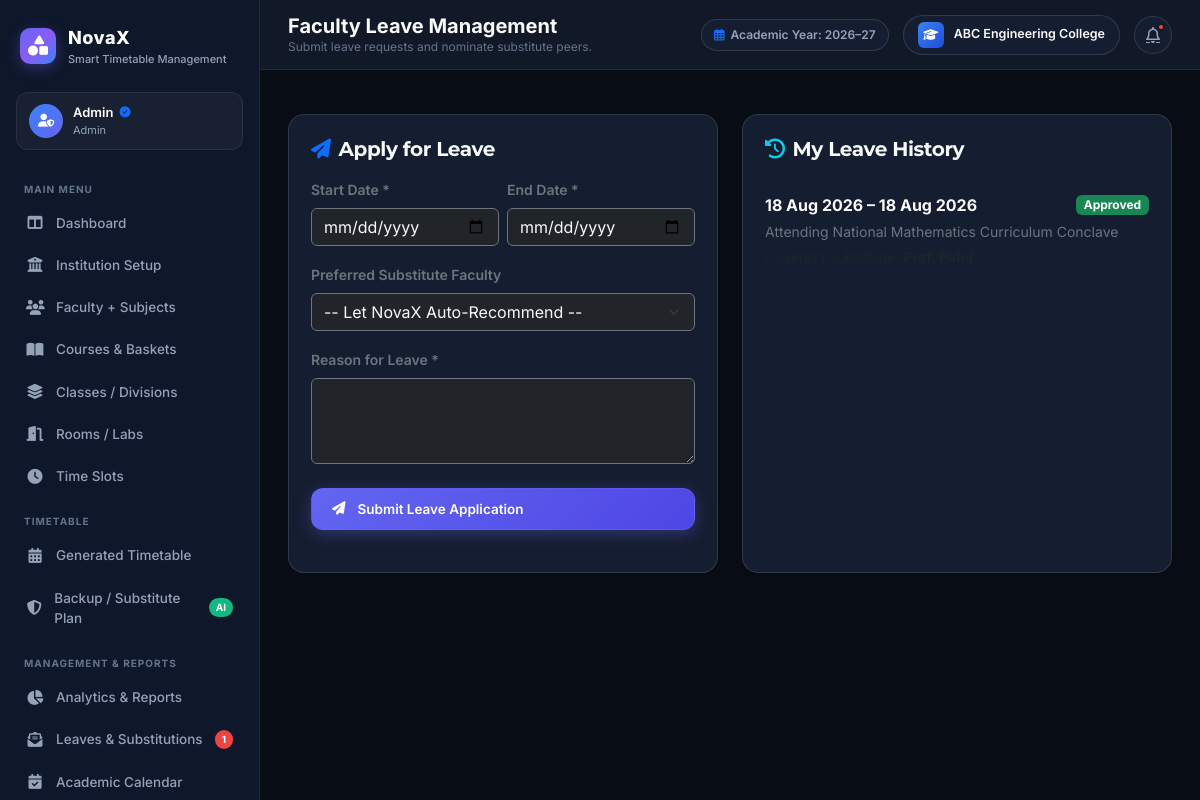
Page /teacher/apply-leave (signed in) on the committed database.
### models.py (models this page shows, shortened)
class BaseModel(db.Model):
    __abstract__ = True

class User(UserMixin, BaseModel):
    __tablename__ = 'users'
    id = db.Column(db.Integer, primary_key=True)
    username = db.Column(db.String(80), unique=True, nullable=False)
    email = db.Column(db.String(120), unique=True, nullable=False)
    password_hash = db.Column(db.String(255), nullable=False)
    role = db.Column(db.String(20), nullable=False, default='student')  # 'admin', 'teacher', 'student'
    avatar_url = db.Column(db.String(255), nullable=True)
    created_at = db.Column(db.DateTime, default=datetime.utcnow)
    faculty_profile = db.relationship('Faculty', backref='user', uselist=False, cascade='all, delete-orphan')
    calendar_notes = db.relationship('AcademicCalendarNote', backref='author', lazy='dynamic')

class InstitutionSettings(BaseModel):
    __tablename__ = 'institution_settings'
    id = db.Column(db.Integer, primary_key=True)
    name = db.Column(db.String(150), default='ABC Engineering College')
    subtitle = db.Column(db.String(150), default='Pune, Maharashtra')
    logo_path = db.Column(db.String(255), default='logo.png')
    address = db.Column(db.String(255), default='Sector 10, Knowledge Park, Pune, Maharashtra 411001')
    contact_email = db.Column(db.String(120), default='contact@abc.edu')
    academic_year = db.Column(db.String(40), default='Academic Year: 2026–27')
    semester_type = db.Column(db.String(40), default='Odd Semester')
    quality_score = db.Column(db.Integer, default=92)
    constraints_satisfaction = db.Column(db.Integer, default=96)
    last_generated_at = db.Column(db.DateTime, default=datetime.utcnow)
    updated_at = db.Column(db.DateTime, default=datetime.utcnow, onupdate=datetime.utcnow)
    @classmethod
    def get_settings(cls):
        settings = cls.query.first()
        return settings

class LeaveRequest(BaseModel):
    __tablename__ = 'leave_requests'
    id = db.Column(db.Integer, primary_key=True)
    faculty_id = db.Column(db.Integer, db.ForeignKey('faculty.id', ondelete='CASCADE'), nullable=False)
    start_date = db.Column(db.Date, nullable=False)
    end_date = db.Column(db.Date, nullable=False)
    reason = db.Column(db.Text, nullable=False)
    substitute_faculty_id = db.Column(db.Integer, db.ForeignKey('faculty.id', ondelete='SET NULL'), nullable=True)
    status = db.Column(db.String(30), default='pending')  # 'pending', 'approved', 'rejected'
    admin_remark = db.Column(db.Text, nullable=True)
    affected_classes_count = db.Column(db.Integer, default=0)
    created_at = db.Column(db.DateTime, default=datetime.utcnow)

### routes/teacher.py (the view, shortened to what this page needs)
@teacher_bp.route('/apply-leave', methods=['GET', 'POST'])
def apply_leave():
    faculty = get_current_faculty()
    other_faculty = Faculty.query.filter(Faculty.id != faculty.id).all() if faculty else []
    my_leaves = LeaveRequest.query.filter_by(faculty_id=faculty.id).order_by(LeaveRequest.created_at.desc()).all() if faculty else []
    return render_template('teacher/apply_leave.html', faculty=faculty, other_faculty=other_faculty, my_leaves=my_leaves)

### routes/auth.py (called while the page is built, shortened)
def role_required(*roles):
    def decorator(f):
        @wraps(f)
        def decorated_function(*args, **kwargs):
            if not current_user.is_authenticated:
                return redirect(url_for('auth.login', next=request.url))
            return f(*args, **kwargs)
        return decorated_function
    return decorator

### routes/teacher.py (called while the page is built)
@teacher_bp.before_request
@login_required
@role_required('teacher', 'admin')
def teacher_before_request():
    pass

def get_current_faculty():
    if current_user.role == 'teacher' and current_user.faculty_profile:
        return current_user.faculty_profile
    return Faculty.query.first()

### templates/teacher/apply_leave.html (shortened to what this page needs)
{% extends "base.html" %}
{% block page_title %}Faculty Leave Management{% endblock %}
{% block page_subtitle %}Submit leave requests and nominate substitute peers.{% endblock %}
{% block content %}
<div class="fade-in">
    <div class="row g-4">
        <div class="col-lg-6">
            <div class="section-box h-100">
                <h5 class="fw-bold text-main mb-3"><i class="fa-solid fa-paper-plane text-primary me-2"></i>Apply for Leave</h5>
                <form method="POST" action="{{ url_for('teacher.apply_leave') }}">
                    <div class="row g-2 mb-3">
                        <div class="col-md-6">
                            <label class="form-label small fw-semibold text-secondary">Start Date *</label>
                            <input type="date" name="start_date" class="form-control bg-dark border-secondary text-light" required>
                        </div>
                        <div class="col-md-6">
                            <label class="form-label small fw-semibold text-secondary">End Date *</label>
                            <input type="date" name="end_date" class="form-control bg-dark border-secondary text-light" required>
                        </div>
                    </div>
                    <div class="mb-3">
                        <label class="form-label small fw-semibold text-secondary">Preferred Substitute Faculty</label>
                        <select name="substitute_faculty_id" class="form-select bg-dark border-secondary text-light">
                            <option value="">-- Let NovaX Auto-Recommend --</option>
                        </select>
                    </div>
                    <div class="mb-4">
                        <label class="form-label small fw-semibold text-secondary">Reason for Leave *</label>
                        <textarea name="reason" rows="3" class="form-control bg-dark border-secondary text-light" placeholder="Academic conference / medical / personal..." required></textarea>
                    </div>
                    <button type="submit" class="btn btn-primary-glow w-100">
                        <i class="fa-solid fa-paper-plane me-1"></i> Submit Leave Application
                    </button>
                </form>
            </div>
        </div>
        <div class="col-lg-6">
            <div class="section-box h-100">
                <h5 class="fw-bold text-main mb-3"><i class="fa-solid fa-clock-rotate-left text-info me-2"></i>My Leave History</h5>
                {% if my_leaves %}
                <div class="list-group list-group-flush">
                    {% for lv in my_leaves %}
                    <div class="list-group-item bg-transparent text-light border-secondary border-opacity-25 px-0 py-3">
                        <div class="d-flex justify-content-between align-items-center mb-1">
                            <span class="fw-bold">{{ lv.start_date|date_format }} – {{ lv.end_date|date_format }}</span>
                            {% if lv.status == 'approved' %}
                                <span class="badge bg-success">Approved</span>
                            {% elif lv.status == 'rejected' %}
                                <span class="badge bg-danger">Rejected</span>
                            {% else %}
                                <span class="badge bg-warning text-dark">Pending Admin Approval</span>
                            {% endif %}
                        </div>
                        <div class="small text-secondary mb-1">{{ lv.reason }}</div>
                        {% if lv.substitute_faculty %}
                            <div class="small text-muted">Covering Substitute: <strong>{{ lv.substitute_faculty.name }}</strong></div>
                        {% endif %}
                    </div>
                    {% endfor %}
                </div>
                {% else %}
                <div class="text-center text-muted p-4">
                    <i class="fa-solid fa-calendar-check text-success fs-3 mb-2 d-block"></i>
                    No leave requests found.
                </div>
                {% endif %}
            </div>
        </div>
    </div>
</div>
{% endblock %}

### templates/base.html (shortened to what this page needs)
<!DOCTYPE html>
<html lang="en" data-theme="dark">
<head>
    <link href="https://cdn.jsdelivr.net/npm/bootstrap@5.3.2/dist/css/bootstrap.min.css" rel="stylesheet">
    <link href="https://cdnjs.cloudflare.com/ajax/libs/font-awesome/6.4.2/css/all.min.css" rel="stylesheet">
    <link href="https://cdn.jsdelivr.net/npm/fullcalendar@6.1.8/index.global.min.css" rel="stylesheet">
    <link href="https://unpkg.com/aos@2.3.1/dist/aos.css" rel="stylesheet">
    <link rel="stylesheet" href="{{ url_for('static', filename='css/style.css') }}">
    <link rel="stylesheet" href="{{ url_for('static', filename='css/animations.css') }}">
</head>
<body>
    <div class="app-wrapper">
        {% if current_user.is_authenticated and request.endpoint != 'auth.login' %}
        <aside class="app-sidebar">
            <div class="sidebar-header">
                <div class="sidebar-logo">
                    <i class="fa-solid fa-shapes"></i>
                </div>
                <div>
                    <div class="sidebar-title">NovaX</div>
                    <div class="sidebar-subtitle">Smart Timetable Management</div>
                </div>
            </div>
            <div class="sidebar-user-chip">
                <div class="user-avatar-badge">
                    {% if current_user.role == 'admin' %}
                        <i class="fa-solid fa-user-shield"></i>
                    {% elif current_user.role == 'teacher' %}
                        <i class="fa-solid fa-chalkboard-user"></i>
                    {% else %}
                        <i class="fa-solid fa-graduation-cap"></i>
                    {% endif %}
                </div>
                <div class="user-info">
                    <div class="user-info-name">
                        {{ current_user.username }}
                        {% if current_user.role == 'admin' %}
                            <i class="fa-solid fa-circle-check text-primary" style="font-size: 11px;"></i>
                        {% endif %}
                    </div>
                    <div class="user-info-role">{{ current_user.role.capitalize() }}</div>
                </div>
            </div>
            <nav class="sidebar-nav">
                {% if current_user.role == 'admin' %}
                    <div class="nav-section-title">Main Menu</div>
                    <a href="{{ url_for('admin.dashboard') }}" class="nav-link-item {% if request.endpoint == 'admin.dashboard' %}active{% endif %}">
                        <i class="fa-solid fa-table-columns"></i>
                        <span>Dashboard</span>
                    </a>
                    <a href="{{ url_for('admin.settings') }}" class="nav-link-item {% if request.endpoint == 'admin.settings' %}active{% endif %}">
                        <i class="fa-solid fa-building-columns"></i>
                        <span>Institution Setup</span>
                    </a>
                    <a href="{{ url_for('admin.faculty') }}" class="nav-link-item {% if request.endpoint == 'admin.faculty' %}active{% endif %}">
                        <i class="fa-solid fa-users"></i>
                        <span>Faculty + Subjects</span>
                    </a>
                    <a href="{{ url_for('admin.courses') }}" class="nav-link-item {% if request.endpoint == 'admin.courses' %}active{% endif %}">
                        <i class="fa-solid fa-book-open"></i>
                        <span>Courses & Baskets</span>
                    </a>
                    <a href="{{ url_for('admin.sections') }}" class="nav-link-item {% if request.endpoint == 'admin.sections' %}active{% endif %}">
                        <i class="fa-solid fa-layer-group"></i>
                        <span>Classes / Divisions</span>
                    </a>
                    <a href="{{ url_for('admin.rooms') }}" class="nav-link-item {% if request.endpoint == 'admin.rooms' %}active{% endif %}">
                        <i class="fa-solid fa-door-open"></i>
                        <span>Rooms / Labs</span>
                    </a>
                    <a href="{{ url_for('admin.time_slots') }}" class="nav-link-item {% if request.endpoint == 'admin.time_slots' %}active{% endif %}">
                        <i class="fa-solid fa-clock"></i>
                        <span>Time Slots</span>
                    </a>
                    <div class="nav-section-title">Timetable</div>
                    <a href="{{ url_for('admin.timetable') }}" class="nav-link-item {% if request.endpoint == 'admin.timetable' %}active{% endif %}">
                        <i class="fa-solid fa-calendar-days"></i>
                        <span>Generated Timetable</span>
                    </a>
                    <a href="{{ url_for('admin.backup_plan') }}" class="nav-link-item {% if request.endpoint == 'admin.backup_plan' %}active{% endif %}">
                        <i class="fa-solid fa-shield-halved"></i>
                        <span>Backup / Substitute Plan</span>
                        <span class="nav-badge badge-green">AI</span>
                    </a>
                    <div class="nav-section-title">Management & Reports</div>
                    <a href="{{ url_for('admin.analytics') }}" class="nav-link-item {% if request.endpoint == 'admin.analytics' %}active{% endif %}">
                        <i class="fa-solid fa-chart-pie"></i>
                        <span>Analytics & Reports</span>
                    </a>
                    <a href="{{ url_for('admin.leaves') }}" class="nav-link-item {% if request.endpoint == 'admin.leaves' %}active{% endif %}">
                        <i class="fa-solid fa-envelope-open-text"></i>
                        <span>Leaves & Substitutions</span>
                        {% if pending_leaves_count > 0 %}
                            <span class="nav-badge badge-danger">{{ pending_leaves_count }}</span>
                        {% endif %}
                    </a>
                    <a href="{{ url_for('admin.academic_calendar') }}" class="nav-link-item {% if request.endpoint == 'admin.academic_calendar' %}active{% endif %}">
                        <i class="fa-solid fa-calendar-check"></i>
                        <span>Academic Calendar</span>
                    </a>
                {% endif %}
            </nav>
        </aside>
        {% endif %}
        <main class="app-main {% if not current_user.is_authenticated or request.endpoint == 'auth.login' %}app-main-unauth{% endif %}">
            {% if current_user.is_authenticated and request.endpoint != 'auth.login' %}
            <header class="app-topbar">
                <div class="topbar-left">
                    <div>
                        <div class="page-title">{% block page_title %}Dashboard{% endblock %}</div>
                        <div class="page-subtitle">{% block page_subtitle %}Academic Year: {{ institution.academic_year if institution else '2026-27' }}{% endblock %}</div>
                    </div>
                </div>
                <div class="topbar-right">
                    <div class="academic-year-pill d-none d-md-flex">
                        <i class="fa-regular fa-calendar-days text-primary"></i>
                        <span>{{ institution.academic_year if institution else 'Academic Year: 2026-27' }}</span>
                    </div>
                    <div class="institution-badge d-none d-lg-flex">
                        <div class="college-crest-icon">
                            <i class="fa-solid fa-graduation-cap"></i>
                        </div>
                        <div>
                            <div>{{ institution.name if institution else 'ABC Engineering College' }}</div>
                        </div>
                    </div>
                    <a href="{{ url_for('admin.leaves') if current_user.role == 'admin' else '#' }}" class="icon-btn" title="Notifications">
                        <i class="fa-regular fa-bell"></i>
                        {% if pending_leaves_count > 0 %}
                            <span class="badge-dot"></span>
                        {% endif %}
                    </a>
                </div>
            </header>
            {% endif %}
            <div class="container-fluid px-4 pt-3">
            </div>
            <div class="app-content">
                {% block content %}{% endblock %}
            </div>
        </main>
    </div>
</body>
</html>

### static/css/animations.css (style rules this page uses)
.fade-in { animation: fadeIn 0.5s cubic-bezier(0.4, 0, 0.2, 1) forwards; }

### rows in the picture
User: username "Admin", role "Admin"
InstitutionSettings: academic_year "Academic Year: 2026–27", name "ABC Engineering College"
LeaveRequest: start_date "18 Aug 2026", end_date "18 Aug 2026", status "Approved", reason "Attending National Mathematics Curriculum Conclave"

### other values in the picture
{{ pending_leaves_count }} "1"
